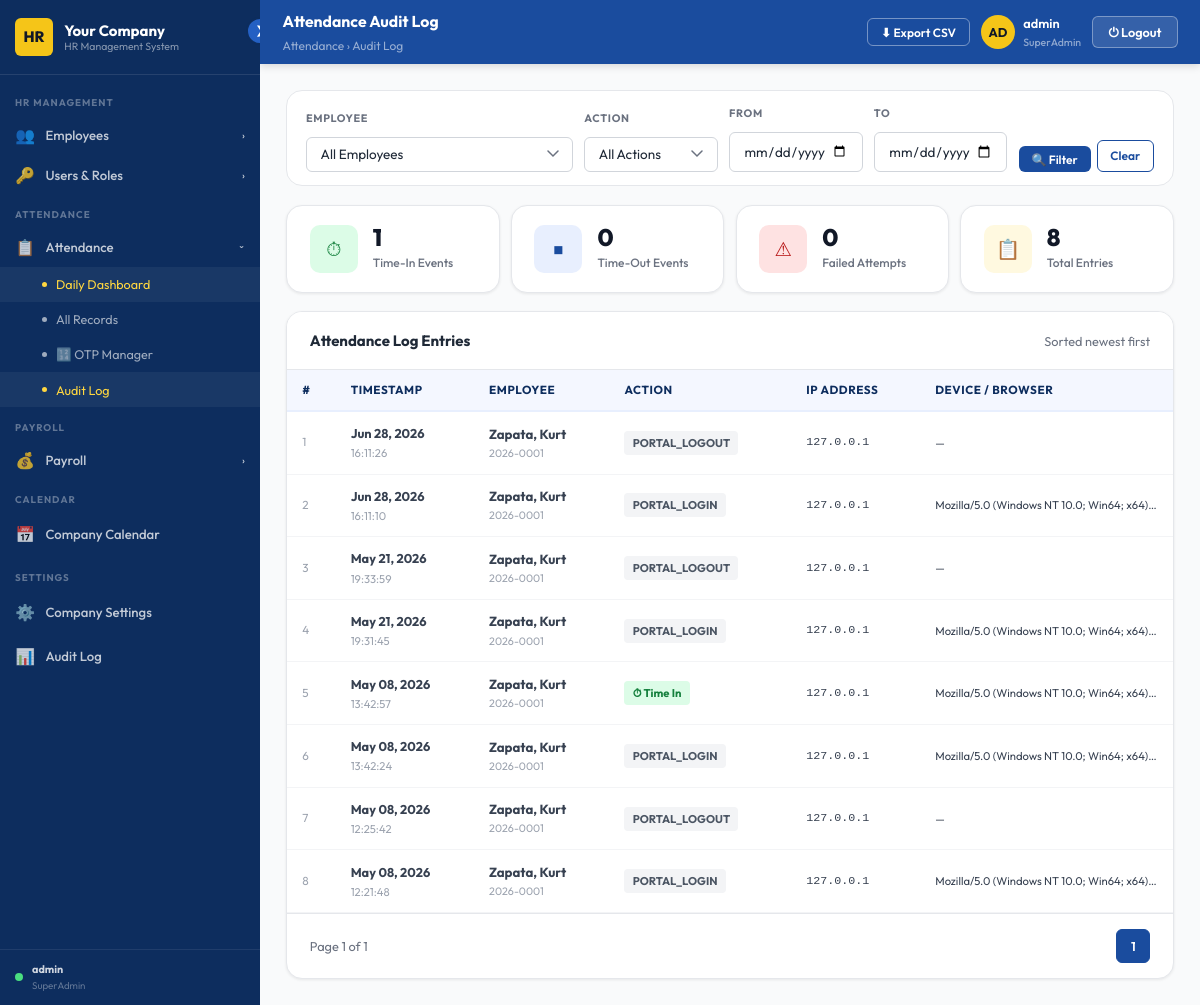
The page /attendance/admin/audit/ (signed in) on the database as committed earlier.
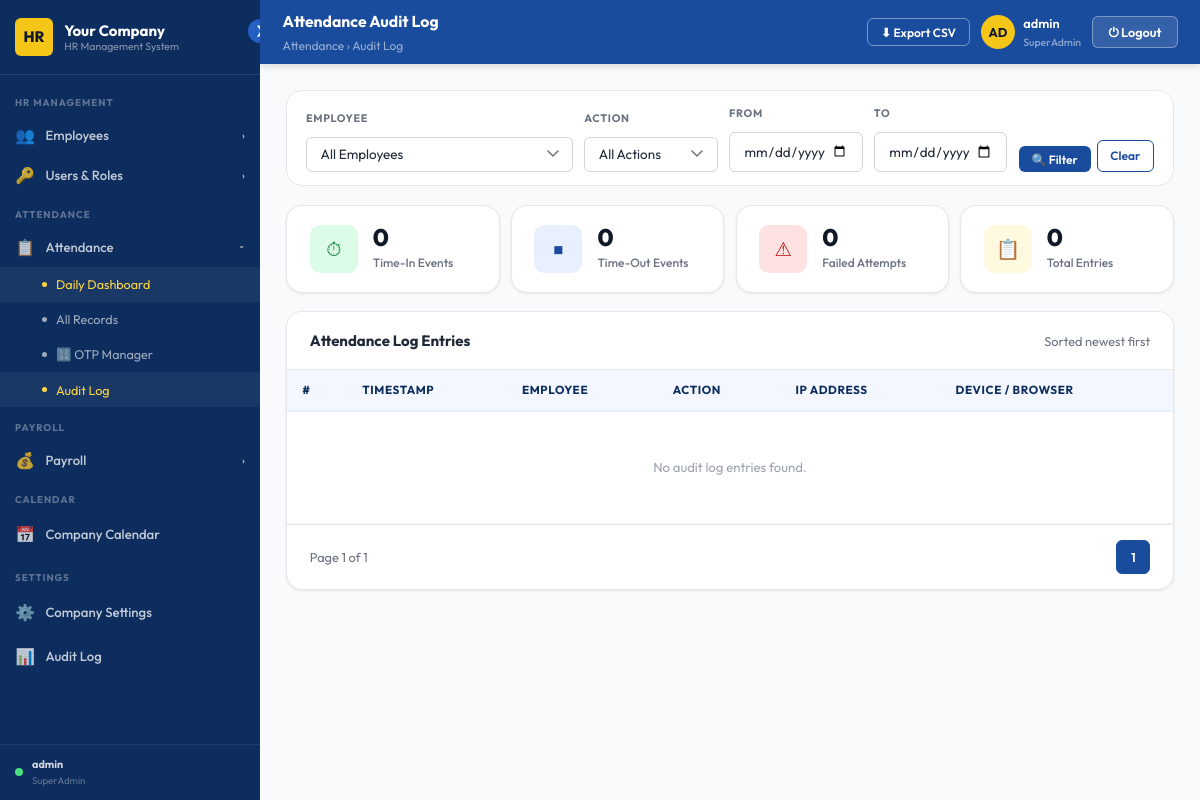
The same page on the database as committed later.
### attendance/models.py (models this page shows)
class AttendanceLog(models.Model):
    employee    = models.ForeignKey(Employee, on_delete=models.SET_NULL, null=True, blank=True)
    action      = models.CharField(max_length=50)   # time_in / time_out / time_in_FAILED
    timestamp   = models.DateTimeField(auto_now_add=True)
    ip_address  = models.GenericIPAddressField(null=True, blank=True)
    device_info = models.CharField(max_length=255, blank=True)
    class Meta:
        ordering = ['-timestamp']

### employees/models.py (models this page shows, shortened)
class Employee(models.Model):
    EMPLOYMENT_TYPES = [('regular', 'Regular'), ('contract', 'Contract')]
    STATUS_CHOICES   = [('active', 'Active'), ('inactive', 'Inactive')]
    GENDER_CHOICES   = [('male', 'Male'), ('female', 'Female'), ('other', 'Other')]
    CIVIL_CHOICES    = [
        ('single', 'Single'), ('married', 'Married'),
        ('widowed', 'Widowed'), ('separated', 'Separated'),
    ]
    employee_code   = models.CharField(max_length=50, unique=True)
    first_name      = models.CharField(max_length=100)
    last_name       = models.CharField(max_length=100)
    email           = models.EmailField(unique=True)
    phone           = models.CharField(max_length=30, blank=True)
    address         = models.TextField(blank=True)
    date_hired      = models.DateField(null=True, blank=True)
    employment_type = models.CharField(max_length=20, choices=EMPLOYMENT_TYPES, default='regular')
    status          = models.CharField(max_length=20, choices=STATUS_CHOICES, default='active')
    department      = models.ForeignKey(Department, on_delete=models.SET_NULL, null=True, blank=True)
    position        = models.ForeignKey(Position, on_delete=models.SET_NULL, null=True, blank=True)
    salary_grade    = models.ForeignKey(SalaryGrade, on_delete=models.SET_NULL, null=True, blank=True)
    created_at      = models.DateTimeField(auto_now_add=True)
    updated_at      = models.DateTimeField(auto_now=True)
    middle_name     = models.CharField(max_length=100, blank=True)
    birthdate       = models.DateField(null=True, blank=True)
    gender          = models.CharField(max_length=10, choices=GENDER_CHOICES, blank=True)
    civil_status    = models.CharField(max_length=15, choices=CIVIL_CHOICES, blank=True)
    nationality     = models.CharField(max_length=60, blank=True, default='Filipino')
    tin_number        = models.CharField(max_length=30, blank=True)
    sss_number        = models.CharField(max_length=30, blank=True)
    philhealth_number = models.CharField(max_length=30, blank=True)
    pagibig_number    = models.CharField(max_length=30, blank=True)
    emergency_contact_name         = models.CharField(max_length=150, blank=True)
    emergency_contact_phone        = models.CharField(max_length=30, blank=True)
    emergency_contact_relationship = models.CharField(max_length=60, blank=True)
    contract_start  = models.DateField(null=True, blank=True)
    contract_end    = models.DateField(null=True, blank=True)

### attendance/views.py (the view)
# urls.py: path('admin/audit/',        views.audit_log_view,       name='audit_log'),
@admin_required
def audit_log_view(request):
    qs = AttendanceLog.objects.select_related('employee').order_by('-timestamp')
    emp_id  = request.GET.get('emp_id')
    action  = request.GET.get('action')
    from_dt = request.GET.get('from')
    to_dt   = request.GET.get('to')
    if emp_id:  qs = qs.filter(employee_id=emp_id)
    if action:  qs = qs.filter(action=action)
    if from_dt: qs = qs.filter(timestamp__date__gte=from_dt)
    if to_dt:   qs = qs.filter(timestamp__date__lte=to_dt)
    summary = {
        'time_in':  qs.filter(action='time_in').count(),
        'time_out': qs.filter(action='time_out').count(),
        'failed':   qs.filter(action__contains='FAILED').count(),
    }
    paginator = Paginator(qs, 50)
    logs      = paginator.get_page(request.GET.get('page', 1))
    return render(request, 'hrms/attendance_audit.html', {
        'logs':      logs,
        'employees': Employee.objects.filter(status='active'),
        'summary':   summary,
        **_branding(),
    })

### accounts/access.py (called while the page is built, shortened)
def role_display_name(role):
    name = role.name if hasattr(role, 'name') else role
    return ROLE_DISPLAY_NAMES.get(name, name or 'No Role')

def get_user_role(user):
    if not user or not user.is_authenticated:
        return None
    if user.is_superuser:
        return _MockRole(SUPERADMIN)

def has_admin_role(user):
    role = get_user_role(user)
    return role is not None and role.name in ADMIN_ROLES

def admin_required(view_func=None, *, roles=None, redirect_url=None):
    allowed = set(roles) if roles else ADMIN_ROLES
    redir   = redirect_url or '/attendance/'
    def decorator(fn):
        @wraps(fn)
        @login_required(login_url='/login/')
        def wrapper(request, *args, **kwargs):
            role = get_user_role(request.user)
            if role and role.name in allowed:
                return fn(request, *args, **kwargs)
            return render(request, 'hrms/403.html', status=403)
        return wrapper
    if view_func is not None:
        return decorator(view_func)
    return decorator

### templates/hrms/attendance_audit.html (shortened to what the changed rows need)
{% extends "hrms/admin_base.html" %}
{% load static %}
{% block content %}
<div style="display:flex;gap:.75rem;flex-wrap:wrap;margin-bottom:1.25rem;">
  <div class="stat-card" style="flex:1;min-width:140px;">
    <div><div class="stat-num">{{ summary.time_in }}</div><div class="stat-label">Time-In Events</div></div>
  </div>
  <div class="stat-card" style="flex:1;min-width:140px;">
    <div><div class="stat-num">{{ logs.paginator.count }}</div><div class="stat-label">Total Entries</div></div>
  </div>
</div>
<div class="card">
  <div class="table-wrap">
    <table class="data-table">
      <thead>
        <tr>
          <th>#</th>
          <th>Timestamp</th>
          <th>Employee</th>
          <th>Action</th>
          <th>IP Address</th>
          <th>Device / Browser</th>
        </tr>
      </thead>
      <tbody>
        {% for log in logs %}
        <tr {% if 'FAILED' in log.action %}class="failed-row"{% endif %}>
          <td style="color:var(--gray-400);font-size:.78rem;">{{ forloop.counter|add:logs.start_index|add:"-1" }}</td>
          <td>
            <strong style="font-size:.85rem;">{{ log.timestamp|date:"M d, Y" }}</strong>
            <div style="font-size:.75rem;color:var(--gray-400);">{{ log.timestamp|time:"H:i:s" }}</div>
          </td>
          <td>
            {% if log.employee %}
              <strong>{{ log.employee.last_name }}, {{ log.employee.first_name }}</strong>
              <div style="font-size:.72rem;color:var(--gray-400);">{{ log.employee.employee_code }}</div>
            {% else %}
              <span class="text-gray">Unknown / Failed</span>
            {% endif %}
          </td>
          <td>
            <span class="action-badge {% if log.action == 'time_in' %}time_in{% elif log.action == 'time_out' %}time_out{% elif 'FAILED' in log.action %}time_in_failed{% else %}default{% endif %}">
              {% if log.action == 'time_in' %}⏱ Time In
              {% elif log.action == 'time_out' %}⏹ Time Out
              {% elif 'FAILED' in log.action %}⚠ Failed
              {% else %}{{ log.action }}{% endif %}
            </span>
          </td>
          <td class="ip-cell">{{ log.ip_address|default:"—" }}</td>
          <td class="device-cell" title="{{ log.device_info }}">{{ log.device_info|truncatechars:60|default:"—" }}</td>
        </tr>
        {% empty %}
        <tr><td colspan="6" style="text-align:center;padding:3rem;color:var(--gray-400);">No audit log entries found.</td></tr>
        {% endfor %}
      </tbody>
    </table>
  </div>
  <div style="padding:1rem 1.5rem;display:flex;align-items:center;justify-content:space-between;border-top:1px solid var(--gray-200);">
    <div class="pagination">
      {% for num in logs.paginator.page_range %}
        {% if logs.number == num %}
          <span class="page-btn active">{{ num }}</span>
        {% elif num >= logs.number|add:"-2" and num <= logs.number|add:"2" %}
          <a href="?page={{ num }}" class="page-btn">{{ num }}</a>
        {% endif %}
      {% endfor %}
    </div>
  </div>
</div>
{% endblock %}

Rows that differ between the two databases and show on the page:
removed AttendanceLog: timestamp "Jun 28, 2026", timestamp "16:11:26", employee.last_name "Zapata", employee.first_name "Kurt", employee.employee_code "2026-0001", action "PORTAL_LOGOUT", ip_address "127.0.0.1", device_info "—"
removed AttendanceLog: timestamp "Jun 28, 2026", timestamp "16:11:10", employee.last_name "Zapata", employee.first_name "Kurt", employee.employee_code "2026-0001", action "PORTAL_LOGIN", ip_address "127.0.0.1", device_info "Mozilla/5.0 (Windows NT 10.0; Win64; x64)…"
removed AttendanceLog: timestamp "May 21, 2026", timestamp "19:33:59", employee.last_name "Zapata", employee.first_name "Kurt", employee.employee_code "2026-0001", action "PORTAL_LOGOUT", ip_address "127.0.0.1", device_info "—"
removed AttendanceLog: timestamp "May 21, 2026", timestamp "19:31:45", employee.last_name "Zapata", employee.first_name "Kurt", employee.employee_code "2026-0001", action "PORTAL_LOGIN", ip_address "127.0.0.1", device_info "Mozilla/5.0 (Windows NT 10.0; Win64; x64)…"
removed AttendanceLog: timestamp "May 08, 2026", timestamp "13:42:57", employee.last_name "Zapata", employee.first_name "Kurt", employee.employee_code "2026-0001", action "⏱ Time In", ip_address "127.0.0.1", device_info "Mozilla/5.0 (Windows NT 10.0; Win64; x64)…"
removed AttendanceLog: timestamp "May 08, 2026", timestamp "13:42:24", employee.last_name "Zapata", employee.first_name "Kurt", employee.employee_code "2026-0001", action "PORTAL_LOGIN", ip_address "127.0.0.1", device_info "Mozilla/5.0 (Windows NT 10.0; Win64; x64)…"
removed AttendanceLog: timestamp "May 08, 2026", timestamp "12:25:42", employee.last_name "Zapata", employee.first_name "Kurt", employee.employee_code "2026-0001", action "PORTAL_LOGOUT", ip_address "127.0.0.1", device_info "—"
removed AttendanceLog: timestamp "May 08, 2026", timestamp "12:21:48", employee.last_name "Zapata", employee.first_name "Kurt", employee.employee_code "2026-0001", action "PORTAL_LOGIN", ip_address "127.0.0.1", device_info "Mozilla/5.0 (Windows NT 10.0; Win64; x64)…"
Other text that changed with them:
{{ summary.time_in }}: "1" → "0"
{{ logs.paginator.count }}: "8" → "0"
text now shown: "No audit log entries found."
